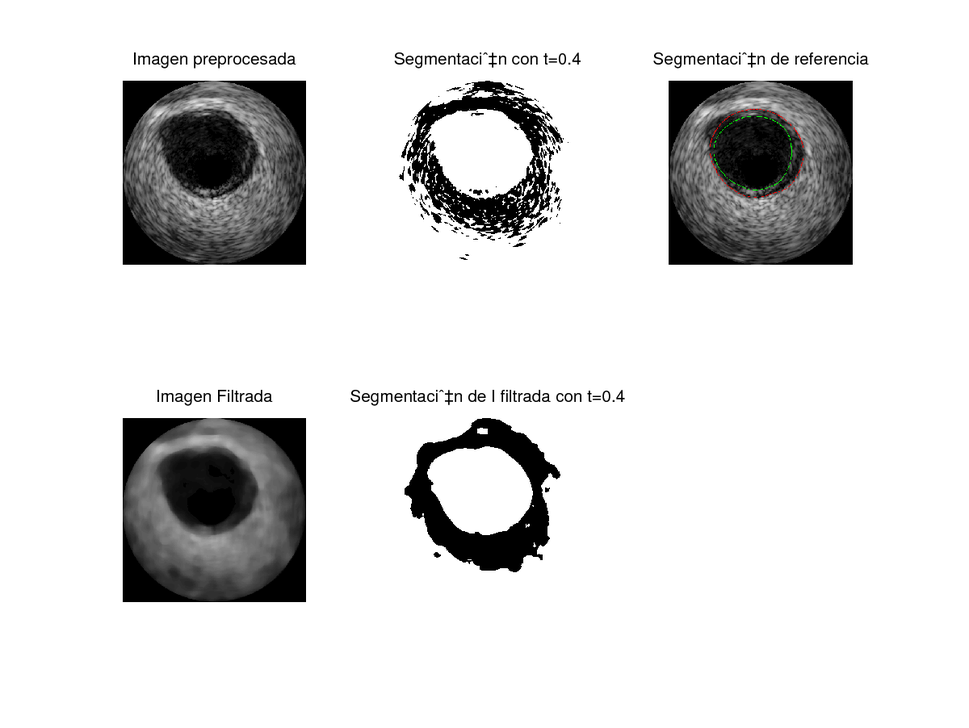
%> input picture tp4-extraccion-de-indicadores/ivus.png, 969 x 728 px, shrunk from 1200 x 902 before the run
$ octave t21.m   (GNU Octave 9; MATLAB toolbox functions it lacks are replaced by stand-ins)
%> lines starting %> are read from the running program, lines starting %| are printed output that depends on the picture; in (x1, y1, x2, y2) boxes, pixels count from 0 and x2, y2 are one past the last pixel; in counts of white or black regions, pixels touching at a corner belong together; the program's own positions count from 1
%% Preliminar: Seteo del ambiente
clear;
close all;
clc;

% NOTA: SETEAR LA VARIABLE ROOT CON EL PATH DONDE GUARDASTE LAS IM�GENES
% DEL PR�CTICO. ACORDARSE DE INCLUIR '\' AL FINAL.
%root = '...';
root = 'img/';

% Abro la imagen, la segmentaci�n de referencia y la m�scara
I = imread(strcat(root, 'ivus.png'));
%> I is the input picture: size 728x969x3 uint8; mean R, G, B 219.4, 219.4, 219.3
I = double(I)/255;
%> I: size 728x969x3 double
gt = imread(strcat(root, 'ivus_manual1.png'));
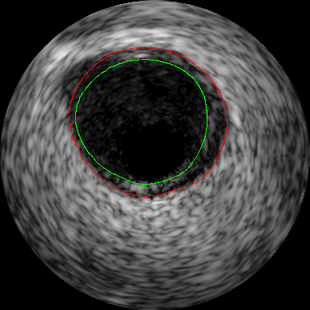
%> input picture tp4-extraccion-de-indicadores/img/ivus_manual1.png, 310 x 310 px, shrunk from 384 x 384 before the run
%> gt is the input picture: size 310x310x3 uint8; mean R, G, B 63, 62.9, 62
mask = imread(strcat(root, 'ivus_mask.png'));
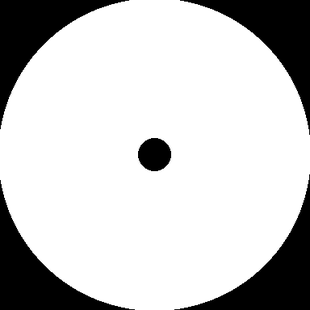
%> input picture tp4-extraccion-de-indicadores/img/ivus_mask.png, 310 x 310 px, shrunk from 384 x 384 before the run
%> mask is the input picture: size 310x310x3 uint8; min 0, max 255, mean 200.8
mask = double(mask(:,:,1));
%> mask: size 310x310 double

% Acomodamos la m�scara
mask(mask>0) = 1;
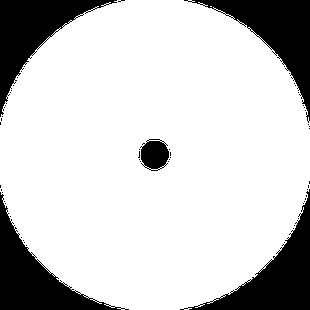
%> mask: size 310x310 double; values 0 (black) and 1 (white), 80.1% white; 59 black regions (54 under 20 px), largest, box (x1, y1, x2, y2) and area: (180, 189, 310, 310) 4678, (184, 0, 310, 123) 4590, (0, 192, 129, 310) 4585, (0, 0, 117, 117) 4475, (140, 139, 169, 171) 685
mask = double(mask);

figure('Name','Imagen Practico 4 IVUS');
subplot(1,3,1);  imshow(I); title('Original');
subplot(1,3,2);  imshow(gt); title('Ground Truth');
subplot(1,3,3);  imshow(mask); title('Mascara');

%% Ejercicio 1
% Realizar un umbralado de la banda del verde preprocesada para obtener los
% vasos sangu�neos. �Qu� dificultades se observan en los resultados obtenidos?

% Modific� este valor con el que m�s te guste :)
threshold = 0.4;

% Segmentaci�n por umbralado
segm = I;
segm(I <= threshold) = 1;
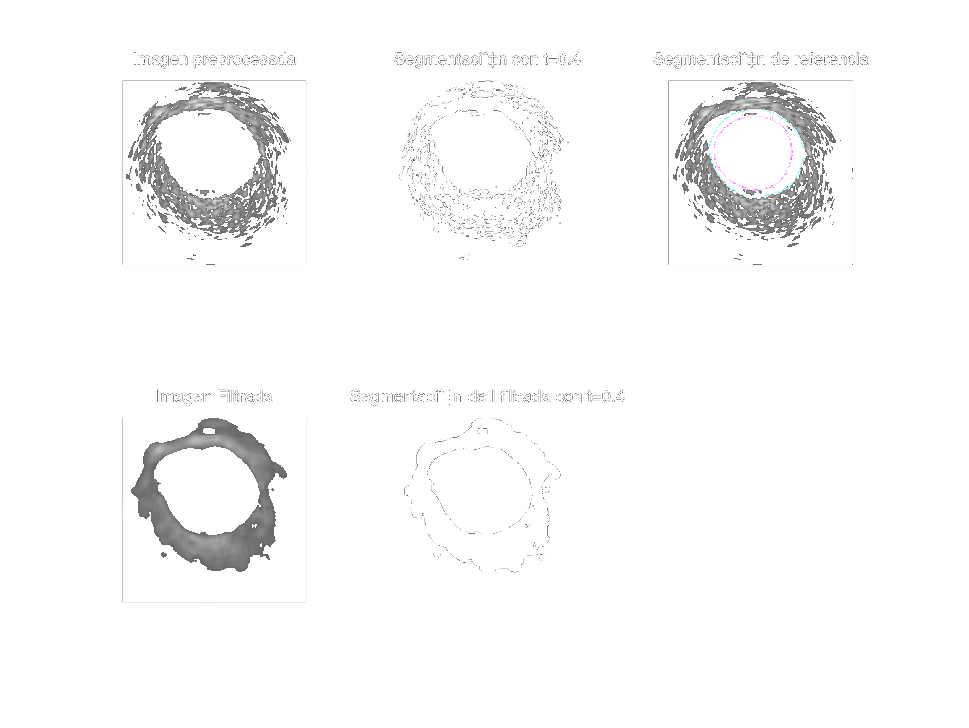
%> segm: size 728x969x3 double; mean R, G, B 0.978, 0.978, 0.978
segm(I > threshold) = 0;
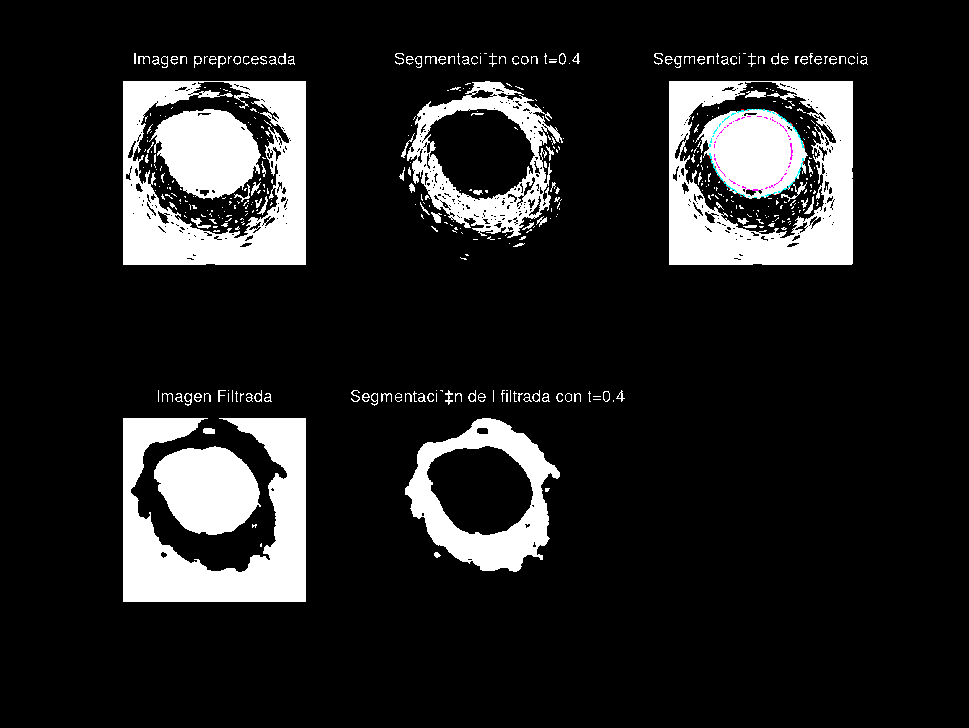
%> segm: size 728x969x3 double; mean R, G, B 0.134, 0.134, 0.134

%Diferencia con Parte 1 - Filtrado
segmFiltrado = I;

%Cambiar el tama�o de ventana
ladoVentana = 20;

%> (the run ends here)
